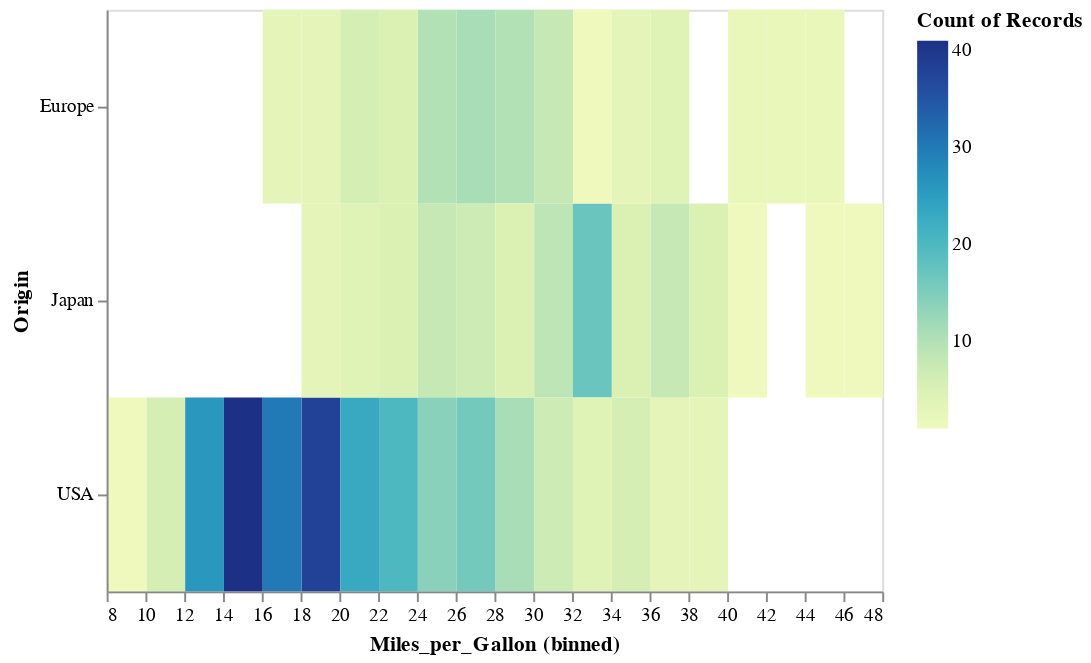

This figure's notebook cell:
### Markdown cell above
We see that well over half of US cars were in the "low mileage" category.

Changing the encoding again, let's map the color to the count instead:

### Code cell
alt.Chart(cars).mark_rect().encode(
    x=alt.X('Miles_per_Gallon', bin=alt.Bin(maxbins=20)),
    color='count()',
    y='Origin',
)

### Figure 1 — Vega-Lite specification as saved in the notebook (floating-point values rounded to 4 significant figures; data arrays with more than 128 entries replaced by an {"elided": "..."} marker saying what was removed)
{"$schema": "https://vega.github.io/schema/vega-lite/v2.6.0.json", "config": {"view": {"height": 300, "width": 400}}, "data": {"name": "data-f02450ab61490a1363517a0190416235"}, "datasets": {"data-f02450ab61490a1363517a0190416235": {"elided": "406 records"}}, "encoding": {"color": {"aggregate": "count", "type": "quantitative"}, "x": {"bin": {"maxbins": 20}, "field": "Miles_per_Gallon", "type": "quantitative"}, "y": {"field": "Origin", "type": "nominal"}}, "mark": "rect"}
